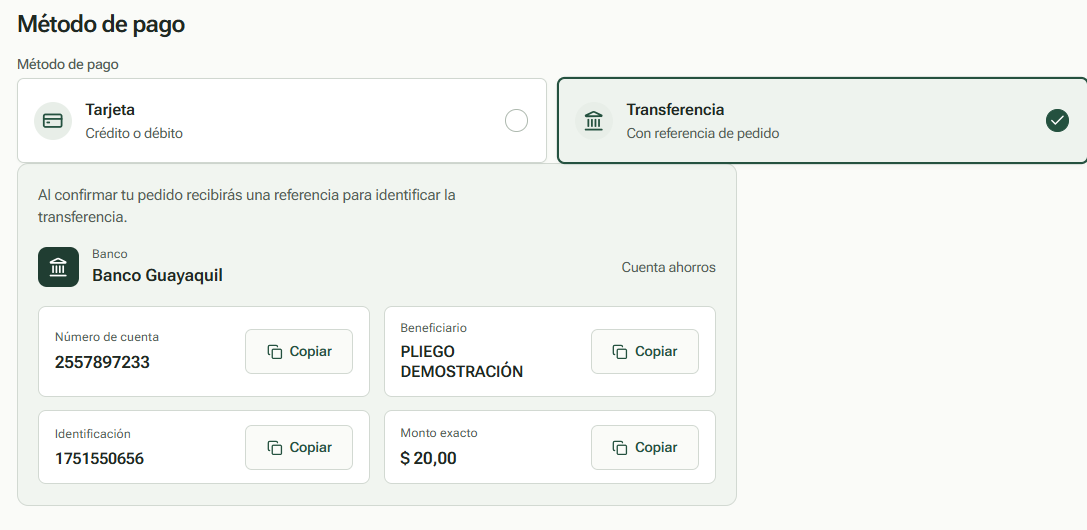
#> input picture PLIEGO TRANSFERENCIA.png, 1087 x 530 px
$ python -i cover_images.py   (imports and definitions only)
#> lines starting #> are read from the running program, lines starting #| are printed output that depends on the picture; after the words box and inside, x2 and y2 are one past the last pixel; in counts of white or black regions, pixels touching at a corner belong together
"""Conservative, deterministic cover normalization. No generated fill or network access."""
from __future__ import annotations

import hashlib
import io
from collections import deque
from pathlib import Path

import numpy as np
from PIL import Image, ImageCms, ImageFilter, ImageOps

TARGET_W, TARGET_H = 720, 1080
MAX_BYTES = 204800
QUALITIES = (86, 84, 82, 80)
MAX_UPSCALE = 4.0
MAX_CROP = 0.10
MAX_TRIM = 0.05
STATES = ("ACEPTADO", "METADATOS_PENDIENTES", "REVISION_ENCUADRE", "FUENTE_INSUFICIENTE",
          "PESO_EXCEDIDO", "ARCHIVO_INVALIDO")
SRGB = ImageCms.createProfile("sRGB")
LAB = ImageCms.createProfile("LAB")


class CoverRejected(ValueError):
    def __init__(self, status: str, reason: str, details: dict):
        self.details = {**details, "status": status, "reason": reason}
        super().__init__(reason)


def initial_report() -> dict:
    return {"original_size": None, "oriented_size": None, "clean_size": None,
            "trim": {"left": 0, "top": 0, "right": 0, "bottom": 0}, "crop": None,
            "upscale_factor": None, "normalized_size": None, "quality": None, "bytes": None,
            "sha256": None, "padded": False, "status": None, "reason": None}


def size(image: Image.Image) -> dict:
    return {"width": image.width, "height": image.height}


def _lab(image: Image.Image) -> np.ndarray:
    converted = ImageCms.profileToProfile(image, SRGB, LAB, outputMode="LAB")
    result = np.asarray(converted, dtype=np.float32).copy()
    result[:, :, 0] *= 100 / 255
    result[:, :, 1:] -= 128
    return result


def _bands(image: Image.Image) -> dict[str, int]:
    lab = _lab(image)
    result = {}
    for side in ("left", "top", "right", "bottom"):
        data = lab if side in {"top", "bottom"} else lab.transpose(1, 0, 2)
        if side in {"right", "bottom"}:
            data = data[::-1]
        color = np.median(data[0], axis=0)
        depth = 0
        for line in data[:max(1, int(len(data) * .20))]:
            if np.mean(np.linalg.norm(line - color, axis=1) <= 6) < .99:
                break
            depth += 1
        result[side] = depth
    # Useful edge length excludes perpendicular candidate bands/capture corners.
    confirmed = {}
    for side, depth in result.items():
        data = lab if side in {"top", "bottom"} else lab.transpose(1, 0, 2)
        if side in {"right", "bottom"}:
            data = data[::-1]
        lo, hi = ((result["left"], result["right"]) if side in {"top", "bottom"}
                  else (result["top"], result["bottom"]))
        line = data[depth, lo:len(data[0]) - hi] if depth < len(data) else np.empty((0, 3))
        color = np.median(data[0], axis=0)
        confirmed[side] = depth if depth and len(line) and np.mean(np.linalg.norm(line - color, axis=1) >= 12) >= .95 else 0
    return confirmed


def _suspect_perspective(image: Image.Image) -> bool:
    """Recognize a large sloping jacket against a uniform capture background.

    Only straight, sustained boundaries count; artwork/letter contrast alone does not.
    """
    lab = _lab(image)
    corners = np.concatenate([lab[:3,:3].reshape(-1,3),lab[:3,-3:].reshape(-1,3),
                              lab[-3:,:3].reshape(-1,3),lab[-3:,-3:].reshape(-1,3)])
    color = np.median(corners,axis=0)
    if np.mean(np.linalg.norm(corners-color,axis=1) <= 6) < .99:
        return False
    mask = np.linalg.norm(lab-color,axis=2) >= 12
    if not .50 <= mask.mean() <= .90:
        return False
    rows = np.where(mask.mean(axis=1) >= .35)[0]
    if len(rows) < image.height*.5:
        return False
    left = np.argmax(mask[rows],axis=1)
    right = image.width-1-np.argmax(mask[rows,::-1],axis=1)
    for boundary in (left,right):
        slope, intercept = np.polyfit(rows,boundary,1)
        residual = np.abs(boundary-(slope*rows+intercept))
        if abs(slope) >= .03 and np.mean(residual <= 2) >= .95:
            return True
    return False

def _ink_regions(image: Image.Image) -> list[tuple[float, float, float, float]]:
    """Conservative contrast components: glyph-size marks and edge logos, not semantic OCR.

    Explicit protectedRegions supplement this detector for ambiguous artwork.
    Work on a bounded inspection copy; never alter the output image.
    """
    scale = min(1., 512 / max(image.size))
    inspected = image.resize((max(1, round(image.width * scale)), max(1, round(image.height * scale))))
    edge = np.asarray(inspected.convert("L").filter(ImageFilter.FIND_EDGES)) > 48
    edge[[0, -1], :] = False
    edge[:, [0, -1]] = False
    height, width = edge.shape
    seen = np.zeros_like(edge)
    boxes = []
    for y, x in zip(*np.where(edge)):
        if seen[y, x]:
            continue
        seen[y, x] = True
        queue = deque([(int(x), int(y))])
        xs, ys = [], []
        while queue:
            cx, cy = queue.popleft()
            xs.append(cx); ys.append(cy)
            for nx, ny in ((cx-1,cy),(cx+1,cy),(cx,cy-1),(cx,cy+1)):
                if 0 <= nx < width and 0 <= ny < height and edge[ny,nx] and not seen[ny,nx]:
                    seen[ny,nx] = True
                    queue.append((nx,ny))
        x0, x1, y0, y1 = min(xs), max(xs)+1, min(ys), max(ys)+1
        bw, bh = x1-x0, y1-y0
        # Small isolated high-contrast marks can be letters or logos. Large artwork
        # is not classified as text solely because it contains contrast.
        if len(xs) >= 3 and 2 <= bw <= width*.35 and 3 <= bh <= height*.20:
            boxes.append((x0/scale,y0/scale,x1/scale,y1/scale))
    return boxes


def _contains(box, regions, width, height, guard=2) -> bool:
    left, top, right, bottom = box
    for x0, y0, x1, y1 in regions:
        if (x0 < left + (guard if left > 0 else 0)
                or y0 < top + (guard if top > 0 else 0)
                or x1 > right - (guard if right < width else 0)
                or y1 > bottom - (guard if bottom < height else 0)):
            return False
    return True


# [57 lines left out: function _normalize_reviewed_crop, not called in this run]


def normalize_image(source: Path, override: dict | None = None) -> tuple[Image.Image, dict]:
#> called with source = '../PLIEGO TRANSFERENCIA.png'
    details = initial_report()
    if override is not None and not isinstance(override, dict):
        raise CoverRejected("REVISION_ENCUADRE", "Las opciones de normalización deben ser un objeto.", details)
    override = override or {}
    reviewed = any(key in override for key in ("reviewedCropBox", "reviewedCropReason", "reviewedSourceSha256"))
    try:
        # Decode and hash the same bytes so a review cannot attach to another source.
        source_bytes = source.read_bytes() if reviewed else None
        with Image.open(io.BytesIO(source_bytes) if reviewed else source) as opened:
#> opened is the input picture: PIL image 1087x530 RGBA; mean R, G, B, A 242.7, 245, 241.8, 255
            details["original_size"] = size(opened)
            if getattr(opened, "n_frames", 1) != 1 or opened.format not in {"JPEG", "PNG", "WEBP"}:
                raise ValueError("Se requiere JPG, PNG o WebP estático.")
            opened.load()
            image = ImageOps.exif_transpose(opened)
            details["oriented_size"] = size(image)
            width, height = image.size
            alpha_box = (0, 0, width, height)
            if "A" in image.getbands() or "transparency" in image.info:
                rgba = image.convert("RGBA")
                alpha_box = rgba.getchannel("A").point(lambda a: 255 if a > 8 else 0).getbbox()
                if alpha_box is None:
                    raise ValueError("La imagen es totalmente transparente.")
                image = rgba.crop(alpha_box)
                if image.getchannel("A").getextrema() != (255, 255):
                    raise CoverRejected("REVISION_ENCUADRE", "Transparencia dentro de la cubierta; no se añadirá un fondo.", details)
            profile = image.info.get("icc_profile")
            if profile:
                image = ImageCms.profileToProfile(image, ImageCms.ImageCmsProfile(io.BytesIO(profile)), SRGB, outputMode="RGB")
            else:
                image = image.convert("RGB")
            image.info.clear()
    except CoverRejected:
        raise
    except (OSError, ValueError, Image.DecompressionBombError, ImageCms.PyCMSError) as error:
        raise CoverRejected("ARCHIVO_INVALIDO", str(error), details) from error

    alpha_left, alpha_top, alpha_right, alpha_bottom = alpha_box
#> alpha_left = 0; alpha_top = 0; alpha_right = 1087; alpha_bottom = 530
    details["trim"] = {"left": alpha_left, "top": alpha_top, "right": width-alpha_right, "bottom": height-alpha_bottom}
    details["clean_size"] = size(image)
    if reviewed:
        return _normalize_reviewed_crop(image, override, details, alpha_box, hashlib.sha256(source_bytes).hexdigest())
    if any(details["trim"][side] / (width if side in {"left","right"} else height) > MAX_TRIM
           for side in details["trim"]):
        raise CoverRejected("REVISION_ENCUADRE", "El exterior transparente supera 5 % por lado.", details)
    explicit = override.get("protectedRegions", [])
    regions = _ink_regions(image)
#> in _ink_regions, `inspected = image.resize((max(1, round(image.width * scale)), max(1, r..`:
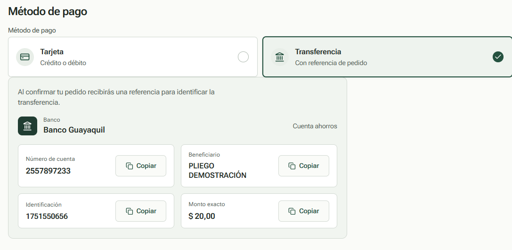
#> inspected: PIL image 512x250 RGB; mean R, G, B 242.6, 245, 241.8
#> in _ink_regions, `edge = np.asarray(inspected.convert("L").filter(ImageFilter.FIND_EDGES..`:
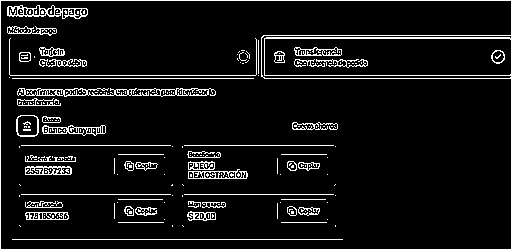
#> edge: shape (250, 512) bool; 7.8% white in thin lines or dots
#> in _ink_regions, `edge[:, [0, -1]] = False`:
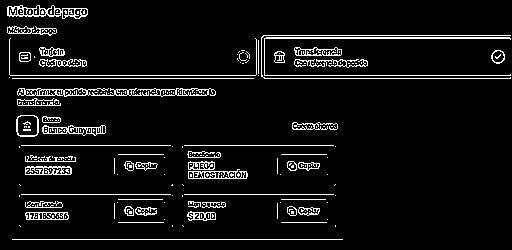
#> edge: shape (250, 512) bool; 6.6% white in thin lines or dots
#> the loop in _ink_regions, `for y, x in zip(*np.where(edge)):` made 8443 passes
#> (y, x) on passes 2 to 4: (5, 21), (5, 22), (5, 37)
#> after the loop in _ink_regions, `for y, x in zip(*np.where(edge)):`: boxes = 147 items, first 6: (14.86, 10.62, 186.8, 40.34), (61.57, 21.23, 65.81, 29.72), (74.31, 21.23, 78.55, 29.72), (87.04, 21.23, 93.41, 29.72), (106.2, 21.23, 110.4, 29.72), (135.9, 21.23, 142.2, 29.72)
#> regions has the same summary as boxes in _ink_regions
    if not isinstance(explicit, list):
        raise CoverRejected("REVISION_ENCUADRE", "protectedRegions debe ser una lista.", details)
    for box in explicit:
        if (not isinstance(box, (list,tuple)) or len(box) != 4
                or any(type(v) not in {int,float} or not np.isfinite(v) for v in box)
                or not 0 <= box[0] < box[2] <= width or not 0 <= box[1] < box[3] <= height):
            raise CoverRejected("REVISION_ENCUADRE", "protectedRegions contiene coordenadas inválidas.", details)
        regions.append((box[0]-alpha_left,box[1]-alpha_top,box[2]-alpha_left,box[3]-alpha_top))
    if _suspect_perspective(image):
#> in _suspect_perspective, `corners = np.concatenate([lab[:3,:3].reshape(-1,3),lab[:3,-3:].reshape..`: corners = 36 rows, first 8: [98.43, 127, -127], [98.43, 127, -127], [98.43, 127, -127], [98.43, 127, -127], [98.43, 127, -127], [98.43, 127, -127], [98.43, 127, -127], [98.43, 127, -127]
#> in _suspect_perspective, `color = np.median(corners,axis=0)`: color = [98.43, 127, -127]
#> in _suspect_perspective, `mask = np.linalg.norm(lab-color,axis=2) >= 12`:
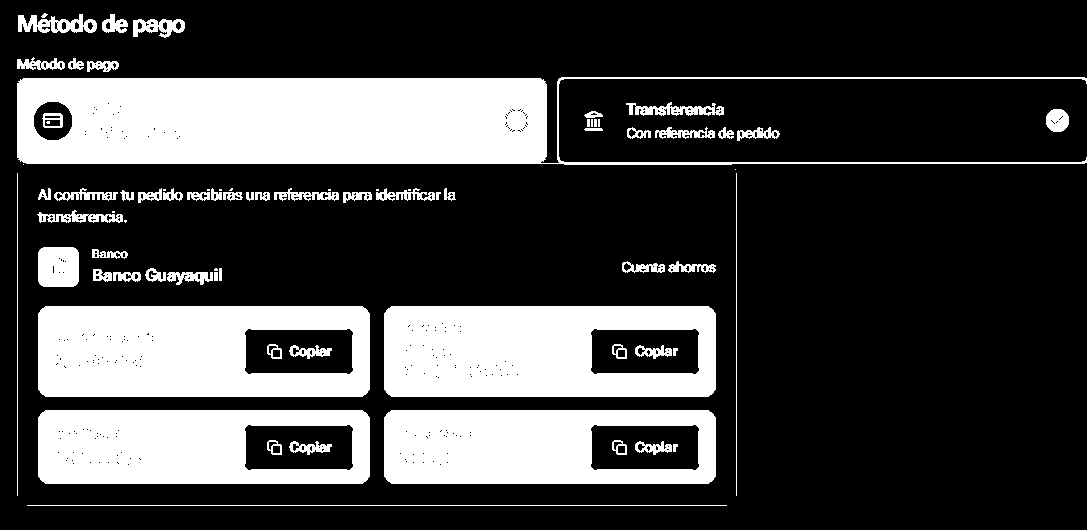
#> mask: shape (530, 1087) bool; 26.3% white; 77 white regions (15 under 20 px), largest, box (x1, y1, x2, y2) and area: (17, 77, 1087, 165) 46744, (38, 306, 370, 397) 25487, (384, 306, 716, 397) 25484
        raise CoverRejected("REVISION_ENCUADRE", "Cubierta con perspectiva sobre un fondo de captura; no se deformará.", details)
    candidates = _bands(image)
#> after the loop in _bands, `for side in ("left", "top", "right", "bottom"):`: result = {'left': 17, 'top': 14, 'right': 0, 'bottom': 24}
#> the loop in _bands, `for side, depth in result.items():` made 4 passes
#> (side, depth, lo, hi) on passes 1 to 4: ('left', 17, 14, 24), ('top', 14, 17, 0), ('right', 0, 14, 24), ('bottom', 24, 17, 0)
#> after the loop in _bands, `for side, depth in result.items():`: confirmed = {'left': 0, 'top': 0, 'right': 0, 'bottom': 0}
#> candidates = {'left': 0, 'top': 0, 'right': 0, 'bottom': 0}
    protected_sides = override.get("editorialBorders", [])
    if not isinstance(protected_sides, list) or any(s not in candidates for s in protected_sides):
        raise CoverRejected("REVISION_ENCUADRE", "editorialBorders contiene lados inválidos.", details)
    if all(candidates.values()) and set(protected_sides) != set(candidates):
        raise CoverRejected("REVISION_ENCUADRE", "Marco uniforme en cuatro lados: exterior y borde editorial son ambiguos.", details)
    for side in protected_sides:
        candidates[side] = 0
    crop = (candidates["left"],candidates["top"],image.width-candidates["right"],image.height-candidates["bottom"])
#> crop = (0, 0, 1087, 530)
    for side in candidates:
        details["trim"][side] += candidates[side]
#> this loop made 4 passes
#> side on passes 1 to 4: 'left', 'top', 'right', 'bottom'
#> after the loop, details = 13 items
    if any(details["trim"][side] / (width if side in {"left","right"} else height) > MAX_TRIM
           for side in candidates):
        raise CoverRejected("REVISION_ENCUADRE", "El margen exterior supera 5 % por lado.", details)
    if not _contains(crop, regions, image.width, image.height):
#> in _contains, `left, top, right, bottom = box`: left = 0; right = 1087; bottom = 530
#> the loop in _contains, `for x0, y0, x1, y1 in regions:` made 147 passes
        raise CoverRejected("REVISION_ENCUADRE", "El trim afectaría marcas protegidas.", details)
    regions = [(a-crop[0],b-crop[1],c-crop[0],d-crop[1]) for a,b,c,d in regions]
    image = image.crop(crop)
    details["clean_size"] = size(image)
    w, h = image.size
    ratio = w/h
    retained = min(ratio/(2/3), (2/3)/ratio)
    fraction = 1-retained
    scale = max(TARGET_W/w, TARGET_H/h)
    details["upscale_factor"] = round(scale, 6)
    details["upscaled"] = scale > 1
    details["aspect_crop_fraction"] = round(fraction, 6)
    if scale > MAX_UPSCALE + 1e-9:
        raise CoverRejected("FUENTE_INSUFICIENTE", "La ampliación necesaria supera 4×.", details)
    if fraction > MAX_CROP + 1e-9 or override.get("mode") == "contain":
        raise CoverRejected("REVISION_ENCUADRE", "La proporción requiere un recorte excesivo o contain; no se añadirá padding.", details)
    bw, bh = min(w,h*2/3), min(h,w*3/2)
    cx, cy = (w-bw)/2, (h-bh)/2
    raw_focal = override.get("focalX" if ratio > 2/3 else "focalY", .5)
    if type(raw_focal) not in {int, float}:
        raise CoverRejected("REVISION_ENCUADRE", "El centro solicitado debe ser numérico.", details)
    focal = float(raw_focal)
    if not np.isfinite(focal) or abs(focal-.5) > .05:
        raise CoverRejected("REVISION_ENCUADRE", "El centro solicitado supera el desplazamiento permitido.", details)
    offsets = [0., *sorted(np.linspace(-.05,.05,41), key=abs)]
    boxes = []
    for offset in offsets:
        x = min(w-bw,max(0,cx+(focal-.5+offset)*w)) if ratio > 2/3 else cx
        y = min(h-bh,max(0,cy+(focal-.5+offset)*h)) if ratio < 2/3 else cy
        box = (x,y,x+bw,y+bh)
        # The final displacement, including an override, stays bounded.
        if abs(x-cx) <= .05*w+1e-9 and abs(y-cy) <= .05*h+1e-9:
            boxes.append(box)
    def keeps_editorial_borders(box):
        edges = {"left":box[0], "top":box[1], "right":w-box[2], "bottom":h-box[3]}
        return all(abs(edges[side]) <= 1e-9 for side in protected_sides)
    chosen = next((b for b in boxes if _contains(b, regions, w, h) and keeps_editorial_borders(b)), None)
    if chosen is None:
        raise CoverRejected("REVISION_ENCUADRE", "No existe un crop seguro para las marcas protegidas.", details)
    details["crop"] = {"box": list(chosen), "fraction": round(fraction,6),
                       "shift_x": round((chosen[0]-cx)/w,6), "shift_y": round((chosen[1]-cy)/h,6)}
    output = image.resize((TARGET_W,TARGET_H), Image.Resampling.LANCZOS, box=chosen)
    output.info.clear()
    details.update(normalized_size=size(output), status="ACEPTADO", reason=None,
                   protected_regions=[list(r) for r in regions], mode="CROP_OR_EXACT")
    return output, details


# [9 lines left out: function encode_webp, not called in this run]


def normalize_file(source: Path, override: dict | None = None) -> tuple[bytes, dict]:
    image, details = normalize_image(source, override)
    return encode_webp(image, details)

#> (the run stopped early here; a loop or call above may not have finished)
